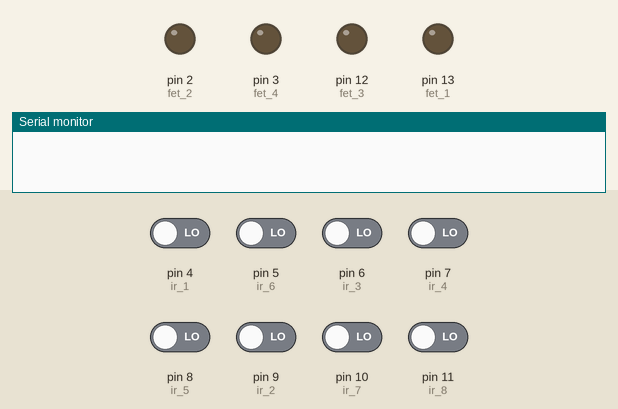
This sketch was run on a simulated Arduino Uno, built with avr-gcc and run on an emulated ATmega328P. Parts: output pins drawn as LEDs (lit = HIGH), the last lines printed to the serial monitor. Dashed ring = blinking. Inputs (shaded band) come from the test bench; at power-on: pin 4 (ir_1), pin 5 (ir_6), pin 6 (ir_3), pin 7 (ir_4), pin 8 (ir_5), pin 9 (ir_2), pin 10 (ir_7), pin 11 (ir_8) LOW.

Above: at 1.2 s.
1.3 s: pin 4 (ir_1) driven HIGH
At 1.8 s:
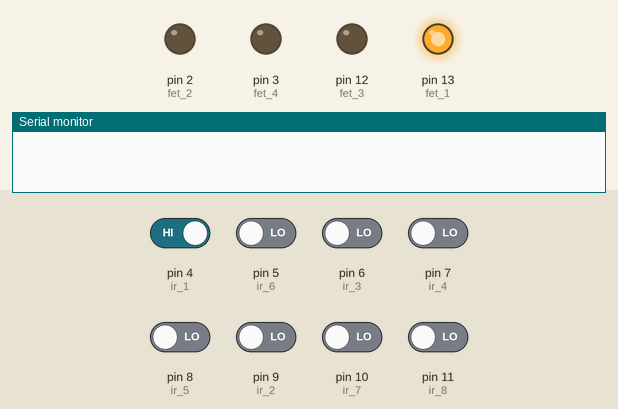
4.3 s: pin 6 (ir_3) driven HIGH
At 4.55 s:
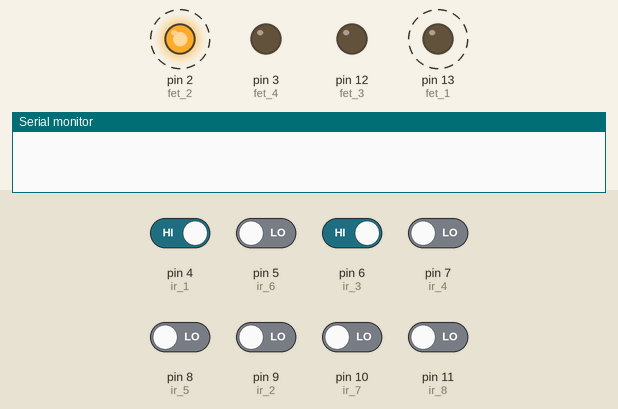
7.3 s: pin 9 (ir_2) driven HIGH
At 9.4 s:
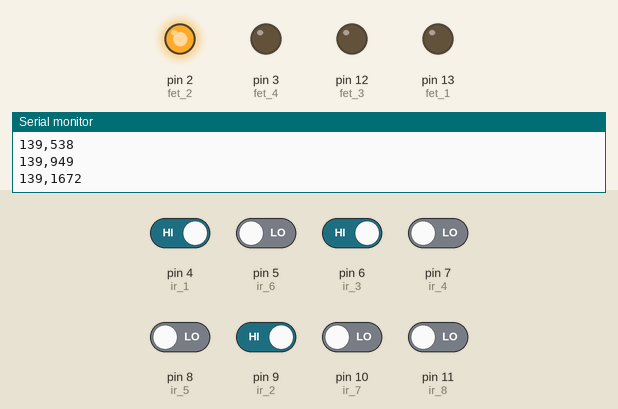
10.3 s: pin 5 (ir_6) driven HIGH
13.3 s: pin 10 (ir_7) driven HIGH
At 15.4 s:
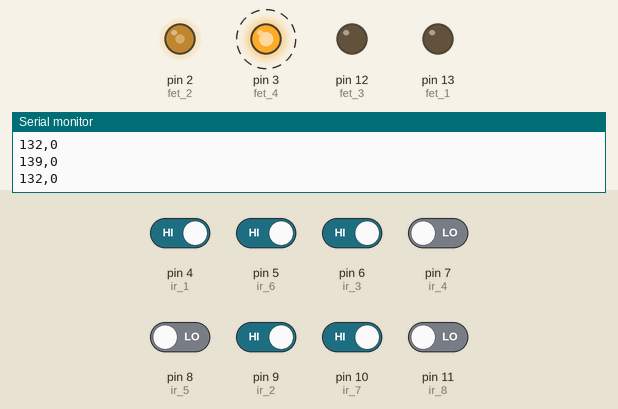
16.3 s: pin 11 (ir_8) driven HIGH
Timing chart, 0 to 20.3 s (numbered marks = the images above; inputs shaded):
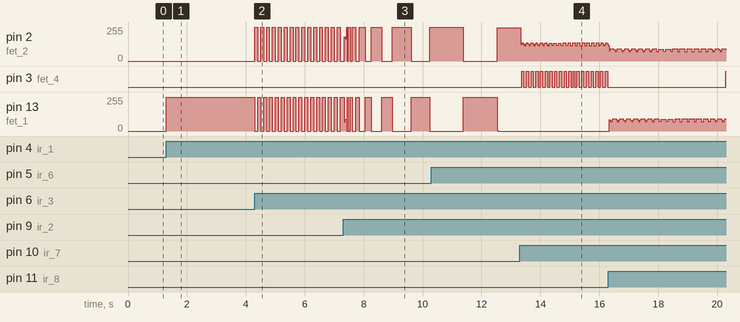

The sketch:

v2_adaptive_time_control.ino
```cpp
/*
=====================================================================================
PROJECT: Electromagnetic accelerator
COURSE: Module 3 Project - Applied Physics (University of Twente)
AUTHOR: Joëlle de Vries
DESCRIPTION:
This code controls an electromagnetic accelerator with 4 coils. It uses pairs of infrared
sensors to detect the position of a ball, calculates the time if takes to pass both sensors
and adjusts the time the coil is turned on. This is all done to maximize the speed of the ball
in the accelerator.
=====================================================================================
 */

unsigned long timeStart;
unsigned long timeStop;
long fet_delay = 100; //default pulse width in ms
int state = 0; // initial state of the current sensor the ball passes

long pulse_factor = 100;

//-------coil 1 configuration------------------------------------------------------
const int ir_8 = 11; //start sensor
const int ir_1 = 4; //stop sensor
const int fet_1 =  13; //coil
const long dSens_8_1 = 125; //distance between start and stop sensor in mm
const long dCoil_1 = 67; //distance from stop sensor to distance of coil in mm

//--------coil 2 configuration-----------------------------------------------------
const int ir_2 = 9; //start sensor
const int ir_3 = 6; //stop sensor
const int fet_2 =  2; //coil
const long dSens_2_3 = 139; //distance between start and stop sensor in mm
const long dCoil_2 = 53; //distance from stop sensor to distance of coil in mm


//--------coil 3 configuration-----------------------------------------------------
const int ir_4 = 7; //start sensor
const int ir_5 = 8; //stop sensor
const int fet_3 =  12; //coil
const long dSens_4_5 = 140; //distance between start and stop sensor in mm
const long dCoil_3 = 52; //distance from stop sensor to distance of coil in mm


//--------coil 4 configuration-----------------------------------------------------
const int ir_6 = 5; //start sensor
const int ir_7 = 10; //stop sensor
const int fet_4 =  3; //coil
const long dSens_6_7 = 132; //distance between start and stop sensor in mm
const long dCoil_4 = 60; //distance from stop sensor to distance of coil in mm

void setup() {
  //set gate pins at inputs and outputs
  pinMode(fet_1, OUTPUT);
  pinMode(fet_2, OUTPUT);
  pinMode(fet_3, OUTPUT);
  pinMode(fet_4, OUTPUT);
  pinMode(ir_1, INPUT);
  pinMode(ir_2, INPUT);
  pinMode(ir_3, INPUT);
  pinMode(ir_4, INPUT);
  pinMode(ir_5, INPUT);
  pinMode(ir_6, INPUT);
  pinMode(ir_7, INPUT);
  pinMode(ir_8, INPUT);
  // makes sure all coils are turned off
  digitalWrite(fet_1, LOW);
  digitalWrite(fet_2, LOW);
  digitalWrite(fet_3, LOW);
  digitalWrite(fet_4, LOW);

  Serial.begin(9600);
}

void loop() {

  //--------coil 1 controller-------------------------------------
  //record timestamp when ball passes start sensor
  if (digitalRead(ir_8) == 1 && state != ir_8) {
    timeStart = millis();
    state = ir_8;

  }

  //trigger coil and calculates pulse width when ball passes stop sensor
  if (digitalRead(ir_1)==1) {
    digitalWrite(fet_1,HIGH); //turn coil on

    if (state == ir_8) {
      timeStop = millis();
      fet_delay = pulseWidthMs(timeStart, timeStop, dSens_8_1, dCoil_1);
    }

    delay(fet_delay); //keep coil on for calculated duration
    digitalWrite(fet_1,LOW); //turn coil off
  }

  //--------coil 2 controller-------------------------------------
  if (digitalRead(ir_2) == 1 && state != ir_2) {
    timeStart = millis();
    state= ir_2;
  }

  if (digitalRead(ir_3)==1) {
    digitalWrite(fet_2,HIGH);

    if (state == ir_2) {
      timeStop = millis();
      fet_delay = pulseWidthMs(timeStart, timeStop, dSens_2_3, dCoil_2);
    }

    delay(fet_delay);
    digitalWrite(fet_2,LOW);
  }

  //--------coil 3 controller-------------------------------------
  if (digitalRead(ir_4) == 1 && state != ir_4) {
    timeStart = millis();
    state= ir_4;
  }

  if (digitalRead(ir_5)==1) {
    digitalWrite(fet_3,HIGH);

    if (state == ir_4) {
      timeStop = millis();
      fet_delay = pulseWidthMs(timeStart, timeStop, dSens_4_5, dCoil_3);
    }

    delay(fet_delay);
    digitalWrite(fet_3,LOW);
  }

//--------coil 4 controller-------------------------------------
  if (digitalRead(ir_6) == 1 && state != ir_6) {
    timeStart = millis();
    state= ir_6;
  }

  if (digitalRead(ir_7)==1) {
    digitalWrite(fet_4,HIGH);

    if (state == ir_6) {
      timeStop = millis();
      fet_delay = pulseWidthMs(timeStart, timeStop, dSens_6_7, dCoil_4);
    }

    delay(fet_delay);
    digitalWrite(fet_4,LOW);
  }

}


/*
function calculates pulse width in ms to control fet

Args:
  long t1   -start timestamp [ms]
  long t2   -stop timestamp [ms]
  long xS  -distance from start sensor to stop sensor [mm]
  long xC  -distance from stop sensor to center coil [mm]

Returns:
  long fetOnTime   -   pulsewidth [ms]
*/
long pulseWidthMs(long t1, long t2, long xS, long xC) {
  long dt = t2 - t1;
  //long v = xS / dt;
  long fetOnTime = (pulse_factor/100) * (xC * dt / xS);
  //.Serial.print("x = ");
  Serial.print(xS);
  Serial.print(",");
  //Serial.print("; dt = ");
  Serial.println(dt);
  return fetOnTime;
}
```

Measured:
- after the input at 1.3 s, pin 13 (fet_1): 0/255 → 255/255 at once
- after the input at 4.3 s, pin 2 (fet_2), pin 13 (fet_1): alternates 255/255 for 0.10 s and 0/255 for 0.10 s, starting at once
- after the input at 13.3 s, pin 3 (fet_4): alternates HIGH for 0.08 s and LOW for 0.08 s, starting after 0.06 s
